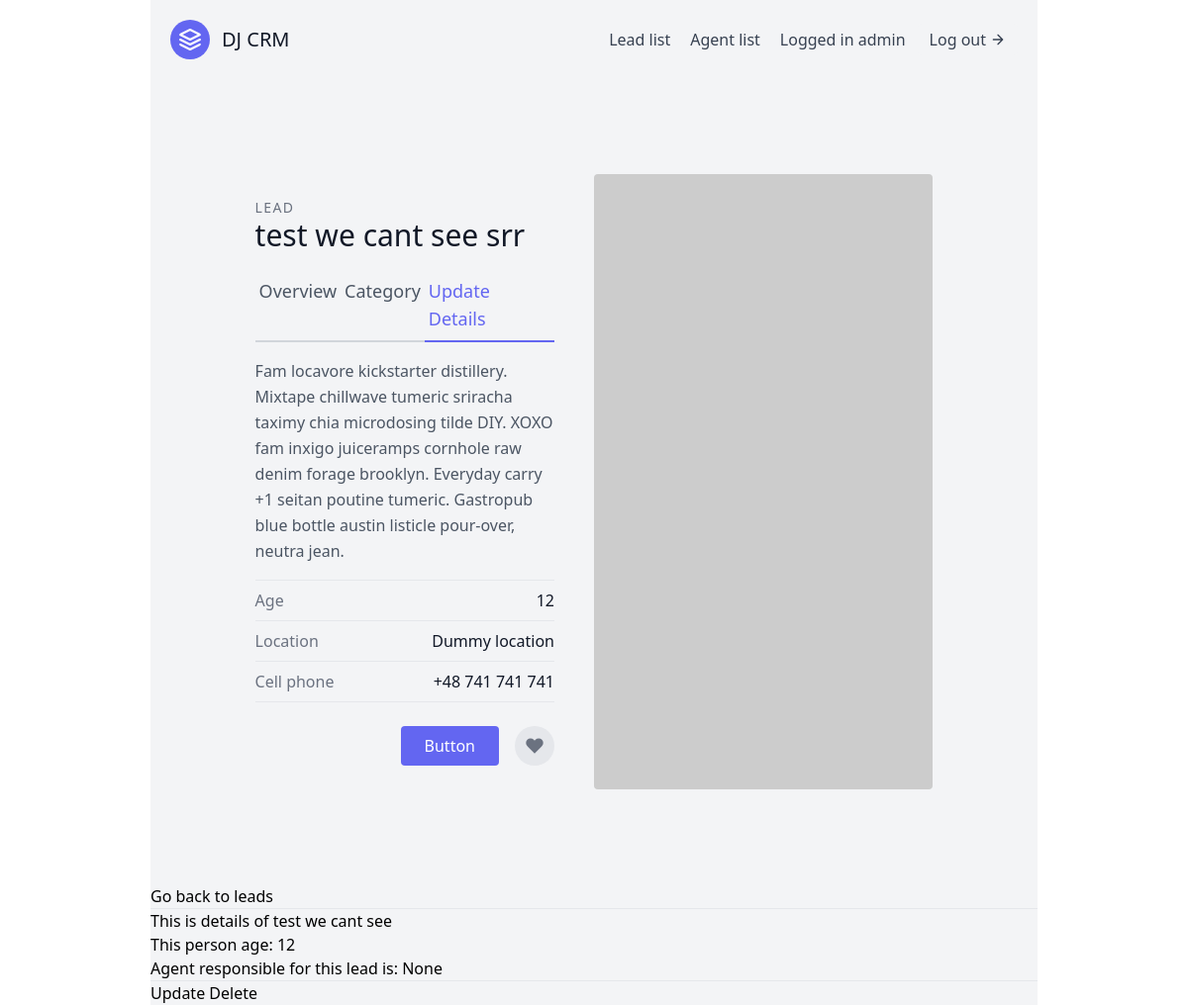
Page /leads/3/ (signed in) on the earlier database version.
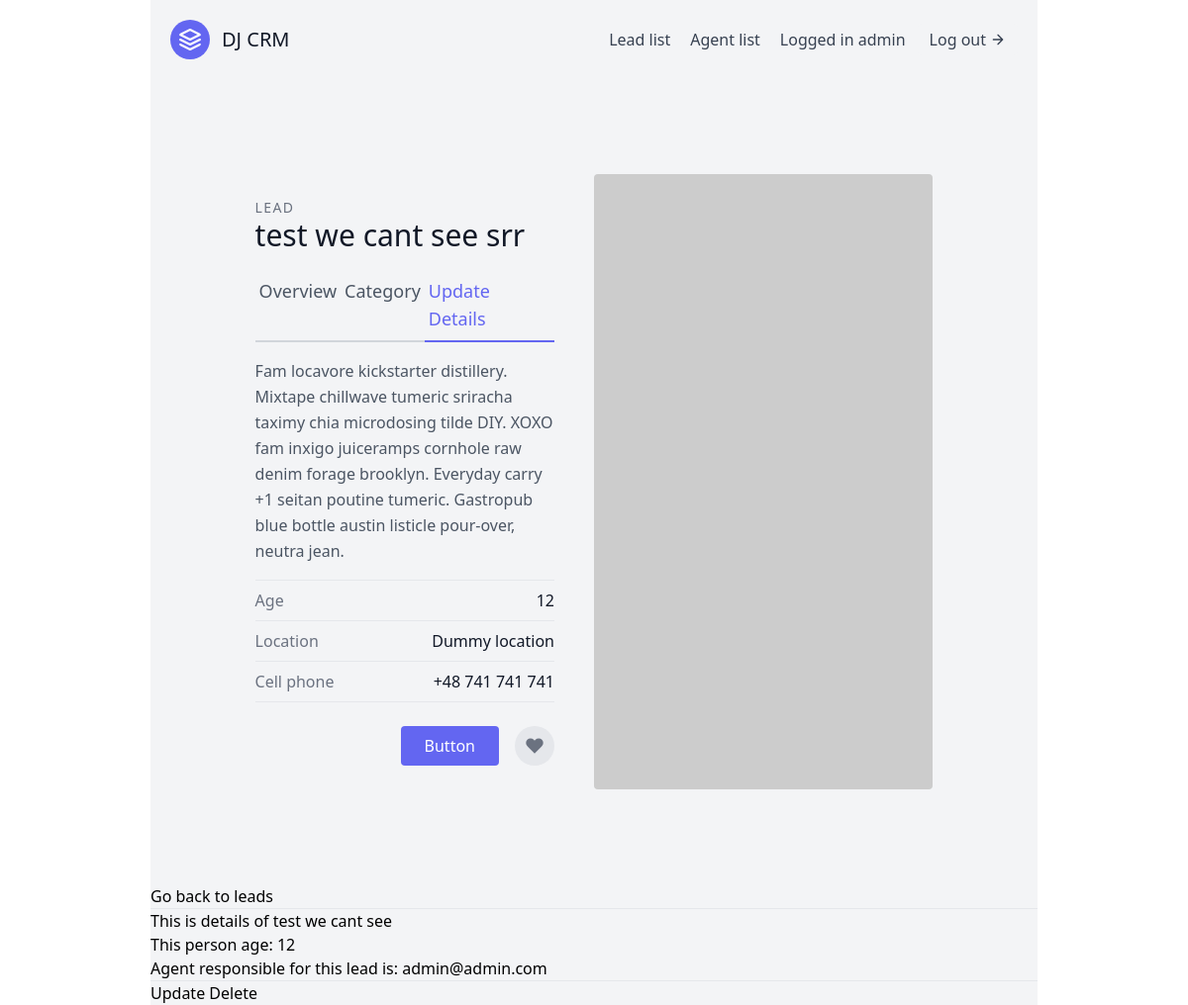
Same page on the later database version.
### leads/models.py (models this page shows, shortened)
class Lead(models.Model):
	first_name 		= models.CharField(max_length=20)
	last_name 		= models.CharField(max_length=20)
	age 			= models.IntegerField(default=0)
	organisation 	= models.ForeignKey(UserProfile, null=True, blank=True, on_delete=models.CASCADE)
	agent 			= models.ForeignKey("Agent", null=True, blank=True, on_delete=models.SET_NULL)
	category 		= models.ForeignKey("Category", null=True, related_name="leads", blank=True, on_delete=models.SET_NULL)

class Agent(models.Model):
	user = models.OneToOneField(User, on_delete=models.CASCADE)
	organisation = models.ForeignKey(UserProfile, on_delete=models.CASCADE)
	def __str__(self):
		return self.user.email

class User(AbstractUser):
	is_organisor = models.BooleanField(default=True)
	is_agent = models.BooleanField(default=False)

### leads/views.py (the view)
# urls.py: path('<int:pk>/',LeadDetailView.as_view(), name="lead-detail"),
class LeadDetailView(OrganisorAndLoginRequiredMixin, DetailView):
	template_name = "leads/lead_detail.html"
	context_object_name = 'lead'
	def get_queryset(self):
		user=self.request.user
		if user.is_organisor:
			queryset = Lead.objects.filter(organisation=user.userprofile)
		else:
			queryset = Lead.objects.filter(organisation=user.agent.organisation)
			queryset = queryset.filter(agent__user=user)
		return queryset

### agents/mixins.py (called while the page is built)
	def dispatch(self, request, *args, **kwargs):
		if not request.user.is_authenticated or not request.user.is_organisor:
			return redirect("leads:lead-list")
		return super().dispatch(request, *args, **kwargs)

### leads/templates/leads/lead_detail.html
{% extends "base.html" %}
{% block content %}
<section class="text-gray-600 body-font overflow-hidden">
  <div class="container px-5 py-24 mx-auto">
    <div class="lg:w-4/5 mx-auto flex flex-wrap">
      <div class="lg:w-1/2 w-full lg:pr-10 lg:py-6 mb-6 lg:mb-0">
        <h2 class="text-sm title-font text-gray-500 tracking-widest">LEAD</h2>
        <h1 class="text-gray-900 text-3xl title-font font-medium mb-4">{{ lead.first_name }} {{lead.last_name }}</h1>
        <div class="flex mb-4">
          <a href="{% url 'leads:lead-detail' lead.pk %}" class="flex-grow border-b-2 border-gray-300 py-2 text-lg px-1">
          	Overview
          </a>
          <a href="{% url 'leads:lead-category-update' lead.pk %}" class="flex-grow border-b-2 border-gray-300 py-2 text-lg px-1">
          	Category
          </a>
          <a href="{% url 'leads:lead-update' lead.pk %}" class="flex-grow text-indigo-500 border-b-2 border-indigo-500 py-2 text-lg px-1">
          	Update Details
          </a>
        </div>
        <p class="leading-relaxed mb-4">Fam locavore kickstarter distillery. Mixtape chillwave tumeric sriracha taximy chia microdosing tilde DIY. XOXO fam inxigo juiceramps cornhole raw denim forage brooklyn. Everyday carry +1 seitan poutine tumeric. Gastropub blue bottle austin listicle pour-over, neutra jean.</p>
        <div class="flex border-t border-gray-200 py-2">
          <span class="text-gray-500">Age</span>
          <span class="ml-auto text-gray-900">{{ lead.age }}</span>
        </div>
        <div class="flex border-t border-gray-200 py-2">
          <span class="text-gray-500">Location</span>
          <span class="ml-auto text-gray-900">Dummy location</span>
        </div>
        <div class="flex border-t border-b mb-6 border-gray-200 py-2">
          <span class="text-gray-500">Cell phone</span>
          <span class="ml-auto text-gray-900">+48 741 741 741</span>
        </div>
        <div class="flex">
          <button class="flex ml-auto text-white bg-indigo-500 border-0 py-2 px-6 focus:outline-none hover:bg-indigo-600 rounded">Button</button>
          <button class="rounded-full w-10 h-10 bg-gray-200 p-0 border-0 inline-flex items-center justify-center text-gray-500 ml-4">
            <svg fill="currentColor" stroke-linecap="round" stroke-linejoin="round" stroke-width="2" class="w-5 h-5" viewBox="0 0 24 24">
              <path d="M20.84 4.61a5.5 5.5 0 00-7.78 0L12 5.67l-1.06-1.06a5.5 5.5 0 00-7.78 7.78l1.06 1.06L12 21.23l7.78-7.78 1.06-1.06a5.5 5.5 0 000-7.78z"></path>
            </svg>
          </button>
        </div>
      </div>
      <img alt="ecommerce" class="lg:w-1/2 w-full lg:h-auto h-64 object-cover object-center rounded" src="https://dummyimage.com/400x400">
    </div>
  </div>
</section>
	<a href="{% url 'leads:lead-list' %}">Go back to leads</a>
	<hr>
	<h1>This is details of {{lead.first_name}}</h1>
	<p>This person age: {{lead.age}}</p>
	<p>Agent responsible for this lead is: {{lead.agent}}</p>
	<hr>
	<a href="{% url 'leads:lead-update' lead.pk %}">Update</a>
	<a href="{% url 'leads:lead-delete' lead.pk %}">Delete</a>
{% endblock content %}

Differences in the rows shown:
changed Lead "test we cant see": agent "None" → "admin@admin.com"
